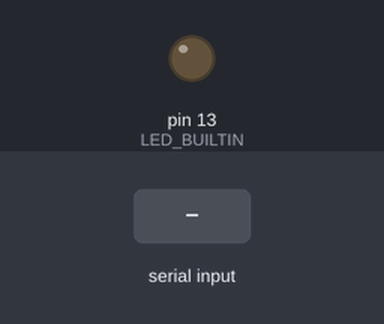
Recording of a sketch running on a simulated Arduino Uno, built with avr-gcc and run on an emulated ATmega328P. Shown: output pins drawn as LEDs (lit = HIGH). The test bench sets the inputs (shaded band).

Above: at 1.2 s.
1.3 s: "on\n" received over Serial
At 2.1 s:
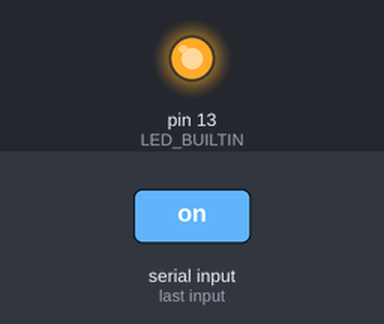
2.8 s: "off\n" received over Serial
At 3.2 s:
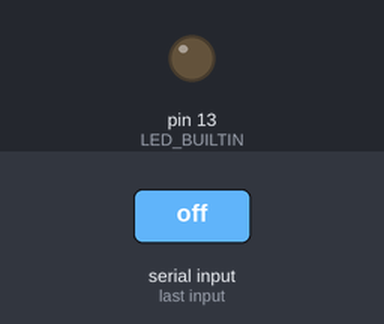
Timing chart, 0 to 5.8 s (numbered marks = the images above; inputs shaded):
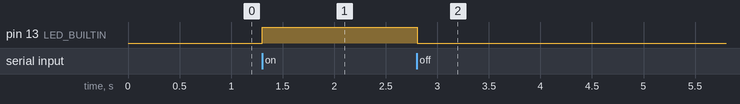

The sketch:

06.Python_Talk.ino
```cpp
String incomingByte ;
void setup() {
  Serial.begin(9600);
  pinMode(LED_BUILTIN, OUTPUT);
}

void loop() {
  if (Serial.available() > 0) {
  incomingByte = Serial.readStringUntil('\n');
    if (incomingByte == "on") {
      digitalWrite(LED_BUILTIN, HIGH);
    }
    else if (incomingByte == "off") {
      digitalWrite(LED_BUILTIN, LOW);
    }
  }
}
```

Measured:
- after the input at 1.3 s, pin 13 (LED_BUILTIN): LOW → HIGH at once
- after the input at 2.8 s, pin 13 (LED_BUILTIN): HIGH → LOW at once
